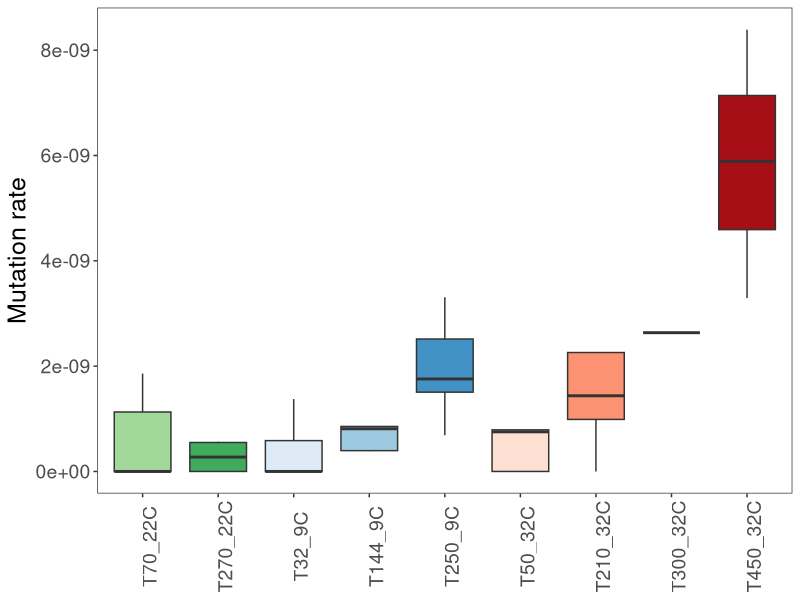

The R source for this figure:
# Make boxplot for Tp mutation rate

library(ggplot2)
library(RColorBrewer)


group <- c("T70_22C", "T70_22C", "T70_22C", "T70_22C", "T70_22C",
           "T270_22C", "T270_22C", "T270_22C", "T270_22C",
           "T32_9C", "T32_9C", "T32_9C", "T32_9C", "T32_9C",
           "T144_9C", "T144_9C", "T144_9C", "T144_9C", "T144_9C",
           "T250_9C", "T250_9C", "T250_9C", "T250_9C", "T250_9C",
           "T50_32C", "T50_32C", "T50_32C", "T50_32C", "T50_32C",
           "T210_32C", "T210_32C", "T210_32C", "T210_32C", "T210_32C",
           "T300_32C",
           "T450_32C", "T450_32C", "T450_32C")

sample <- c("T70_22C_TP1", "T70_22C_TP2", "T70_22C_TP3", "T70_22C_TP4", "T70_22C_TP5",
            "T270_22C_TP2", "T270_22C_TP3", "T270_22C_TP4", "T270_22C_TP5",
            "T32_9C_TP1", "T32_9C_TP2", "T32_9C_TP3", "T32_9C_TP4", "T32_9C_TP5",
            "T144_9C_TP1", "T144_9C_TP2", "T144_9C_TP3", "T144_9C_TP4", "T144_9C_TP5",
            "T250_9C_TP1", "T250_9C_TP2", "T250_9C_TP3", "T250_9C_TP4", "T250_9C_TP5",
            "T50_32C_TP1", "T50_32C_TP2", "T50_32C_TP3", "T50_32C_TP4", "T50_32C_TP5",
            "T210_32C_TP1", "T210_32C_TP2", "T210_32C_TP3", "T210_32C_TP4", "T210_32C_TP5",
            "T300_32C_TP1", 
            "T450_32C_TP2", "T450_32C_TP3", "T450_32C_TP5")

mutRate <- c(0, 1.12931E-09, 0, 0, 1.86005E-09,
             5.64657E-10, 5.45186E-10, 0, 0,
             1.37482E-09, 0, 0, 0, 5.8557E-10,
             8.54616E-10, 2.08032E-09, 8.1079E-10, 3.9526E-10, 3.85619E-10,
             1.50575E-09, 3.30915E-09, 2.51529E-09, 1.75671E-09, 6.87409E-10,
             0, 0, 7.9052E-10, 7.52876E-10, 2.87462E-09,
             9.8815E-10, 1.43731E-09, 4.18511E-09, 2.25863E-09, 0,
             2.63507E-09, 3.29383E-09, 8.38919E-09, 5.89015E-09)

# Combine to make data frame
df <- data.frame(group, sample, mutRate)


# Order groups for plotting
df$order <- ordered(df$group,
                    levels = c("T70_22C","T270_22C",
                               "T32_9C", "T144_9C", "T250_9C",
                               "T50_32C", "T210_32C", "T300_32C", "T450_32C"))


# Make colour palette
greenScale <- brewer.pal(9,"Greens")
blueScale <- brewer.pal(9,"Blues")
redScale <- brewer.pal(9,"Reds")

cols <- c(greenScale[4],
          greenScale[6],
          blueScale[2],
          blueScale[4],
          blueScale[6],
          redScale[2],
          redScale[4],
          redScale[6],
          redScale[8])


# Make boxplot
pdf("D://BCF_VAR_CALLS/noMisMatchFilteringAllSamples/MutationRate/Tp_mutRate.pdf")
  ggplot(df, aes(x=order, y=mutRate)) + 
    theme_bw() +
    geom_boxplot(outlier.shape=NA, notch=FALSE, fill=cols) +
    #geom_jitter(width=0.1, size=0.5, alpha=0.5) +  
    theme(axis.title.x = element_blank(),
          axis.title.y = element_text(size = 18),
          axis.text.x = element_text(size = 14, angle = 90),
          axis.text.y = element_text(size = 14),
          legend.position = "none",
          panel.grid.major = element_blank(), 
          panel.grid.minor = element_blank()) +
    ylab("Mutation rate")
dev.off()